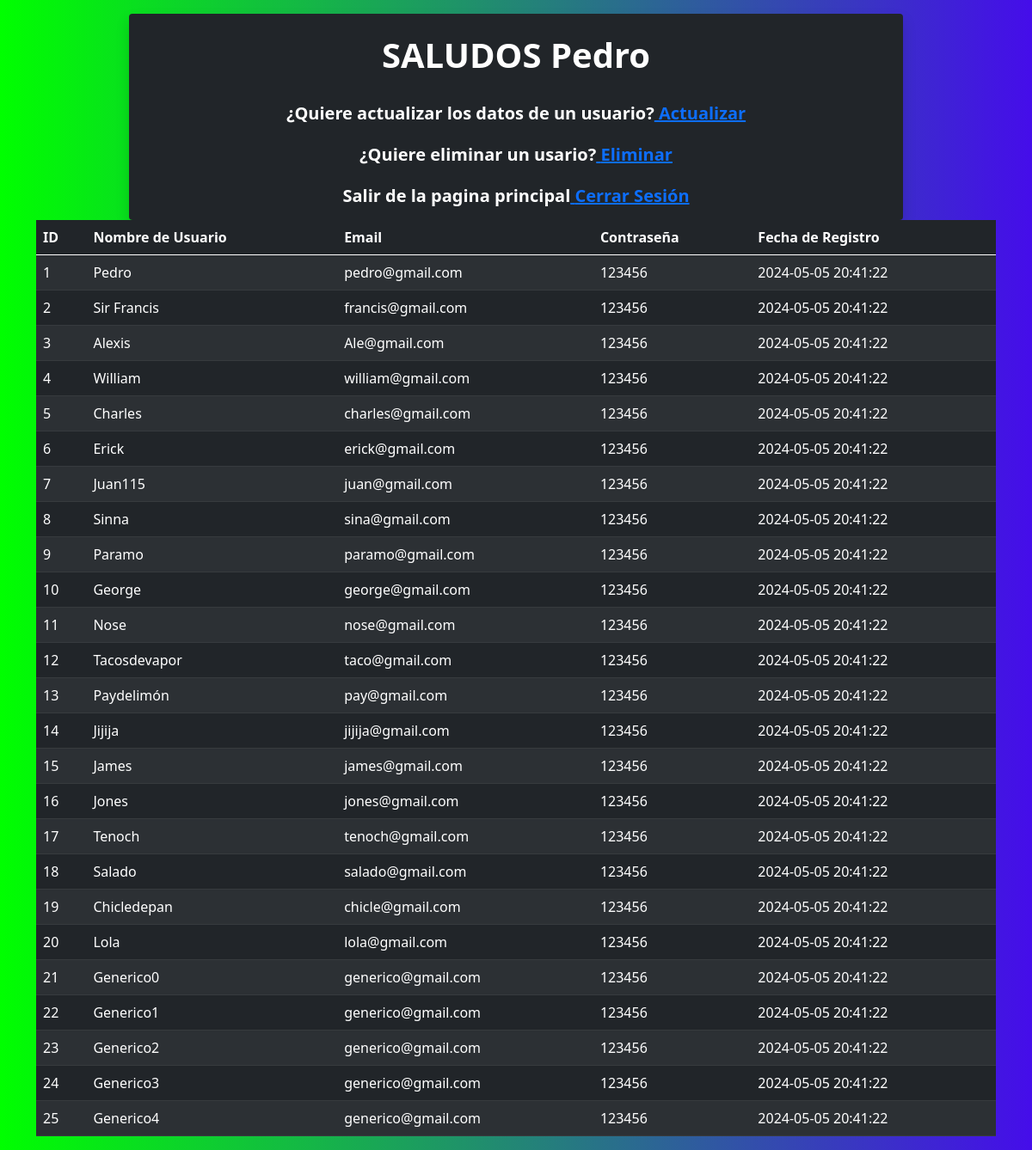
Page /Principal.php (signed in) on the committed database.
### tables this page shows
CREATE TABLE `usuarios` (
  `id` int(11) NOT NULL AUTO_INCREMENT,
  `nombre_usuario` text NOT NULL,
  `email` text NOT NULL,
  `password` varchar(20) NOT NULL,
  `fecha_registro` datetime NOT NULL DEFAULT CURRENT_TIMESTAMP,
  PRIMARY KEY (`id`)
);

### listado.php (the view, shortened to what this page needs)
<!DOCTYPE html>
<html lang="en">
<head>
    <link href="https://cdn.jsdelivr.net/npm/bootstrap@5.0.2/dist/css/bootstrap.min.css" rel="stylesheet">
</head>
<body>
    <?php
        $consulta_sql="SELECT * FROM usuarios";
        $resultado=$conexion->query($consulta_sql);
        $count=mysqli_num_rows($resultado);
    ?>
        <div class="container">
            <div class="row">
                <div class="col">
                    <table class="table table-striped table-dark">
                        <thead>
                            <tr>
                                <th>ID</th>
                                <th>Nombre de Usuario</th>
                                <th>Email</th>
                                <th>Contraseña</th>
                                <th>Fecha de Registro</th>
                            </tr>
                        </thead>
                        <?php
                            if ($count>0){
                             while($row=mysqli_fetch_assoc($resultado) ){
                                echo "<tr>";
                                echo "<td>".$row['id']."</td>";
                                echo "<td>".$row['nombre_usuario']."</td>";
                                echo "<td>".$row['email']."</td>";
                                echo "<td>".$row['password']."</td>";
                                echo "<td>".$row['fecha_registro']."</td>";
                                echo "</tr>";
                                }
                            }else{
                                echo "<h1>Sin registros</h1>";
                            }
                        ?>
                </table>
                </div>
            </div>
        </div>
</body>
</html>

### Principal.php (shortened to what this page needs)
<!DOCTYPE html>
<html lang="en">
<head>
    <link href="https://cdn.jsdelivr.net/npm/bootstrap@5.0.2/dist/css/bootstrap.min.css" rel="stylesheet">
</head>
<body>
<?php
include "./logica/conexion.php";
$nombre_usuario= $_SESSION['usermane'];
if(!isset($nombre_usuario)){
    header("location: index.php");
}else{
    $consulta_sql= "SELECT * FROM usuarios WHERE nombre_usuario='" .$nombre_usuario. "'";
    $resultado=$conexion->query($consulta_sql);
    $row=mysqli_fetch_assoc($resultado);
?>
    <div class="container w-75 bg-dark mt-3 rounded shadow">
        <div class="row">
            <h1 style="color: white;" class="fw-bold text-center pt-4 mb-3"> SALUDOS <?php echo $row['nombre_usuario']; ?></h1>
            <h5 style="color: white;" class="fw-bold text-center pt-3 mb-3">¿Quiere actualizar los datos de un usuario?<a href="./actualizarUsuario/actualizar.php"> Actualizar</a></h5>
            <h5 style="color: white;" class="fw-bold text-center pt-2 mb-3">¿Quiere eliminar un usario?<a href="./eliminarUsuario/eliminar.html"> Eliminar</a></h5>
            <h5 style="color: white;" class="fw-bold text-center pt-2 mb-3">Salir de la pagina principal<a href='logica/salir.php'> Cerrar Sesión</a></h5>
        </div>
    </div>
<?php
    include "./listado.php";
}
?>
</body>
</html>

### listado.php (style rules this page uses)
body { background: #00FF00; background: linear-gradient(to left, #450DEA, #00FF00); }

### rows in the picture
usuarios: nombre_usuario "Pedro", id "1", email "pedro@gmail.com", password "123456", fecha_registro "2024-05-05 20:41:22"
usuarios: id "2", nombre_usuario "Sir Francis", email "francis@gmail.com", password "123456", fecha_registro "2024-05-05 20:41:22"
usuarios: id "3", nombre_usuario "Alexis", email "Ale@gmail.com", password "123456", fecha_registro "2024-05-05 20:41:22"
usuarios: id "4", nombre_usuario "William", email "william@gmail.com", password "123456", fecha_registro "2024-05-05 20:41:22"
usuarios: id "5", nombre_usuario "Charles", email "charles@gmail.com", password "123456", fecha_registro "2024-05-05 20:41:22"
usuarios: id "6", nombre_usuario "Erick", email "erick@gmail.com", password "123456", fecha_registro "2024-05-05 20:41:22"
usuarios: id "7", nombre_usuario "Juan115", email "juan@gmail.com", password "123456", fecha_registro "2024-05-05 20:41:22"
usuarios: id "8", nombre_usuario "Sinna", email "sina@gmail.com", password "123456", fecha_registro "2024-05-05 20:41:22"
usuarios: id "9", nombre_usuario "Paramo", email "paramo@gmail.com", password "123456", fecha_registro "2024-05-05 20:41:22"
usuarios: id "10", nombre_usuario "George", email "george@gmail.com", password "123456", fecha_registro "2024-05-05 20:41:22"
usuarios: id "11", nombre_usuario "Nose", email "nose@gmail.com", password "123456", fecha_registro "2024-05-05 20:41:22"
usuarios: id "12", nombre_usuario "Tacosdevapor", email "taco@gmail.com", password "123456", fecha_registro "2024-05-05 20:41:22"
usuarios: id "13", nombre_usuario "Paydelimón", email "pay@gmail.com", password "123456", fecha_registro "2024-05-05 20:41:22"
usuarios: id "14", nombre_usuario "Jijija", email "jijija@gmail.com", password "123456", fecha_registro "2024-05-05 20:41:22"
usuarios: id "15", nombre_usuario "James", email "james@gmail.com", password "123456", fecha_registro "2024-05-05 20:41:22"
usuarios: id "16", nombre_usuario "Jones", email "jones@gmail.com", password "123456", fecha_registro "2024-05-05 20:41:22"
usuarios: id "17", nombre_usuario "Tenoch", email "tenoch@gmail.com", password "123456", fecha_registro "2024-05-05 20:41:22"
usuarios: id "18", nombre_usuario "Salado", email "salado@gmail.com", password "123456", fecha_registro "2024-05-05 20:41:22"
usuarios: id "19", nombre_usuario "Chicledepan", email "chicle@gmail.com", password "123456", fecha_registro "2024-05-05 20:41:22"
usuarios: id "20", nombre_usuario "Lola", email "lola@gmail.com", password "123456", fecha_registro "2024-05-05 20:41:22"
usuarios: id "21", nombre_usuario "Generico0", email "generico@gmail.com", password "123456", fecha_registro "2024-05-05 20:41:22"
usuarios: id "22", nombre_usuario "Generico1", email "generico@gmail.com", password "123456", fecha_registro "2024-05-05 20:41:22"
usuarios: id "23", nombre_usuario "Generico2", email "generico@gmail.com", password "123456", fecha_registro "2024-05-05 20:41:22"
usuarios: id "24", nombre_usuario "Generico3", email "generico@gmail.com", password "123456", fecha_registro "2024-05-05 20:41:22"
usuarios: id "25", nombre_usuario "Generico4", email "generico@gmail.com", password "123456", fecha_registro "2024-05-05 20:41:22"
